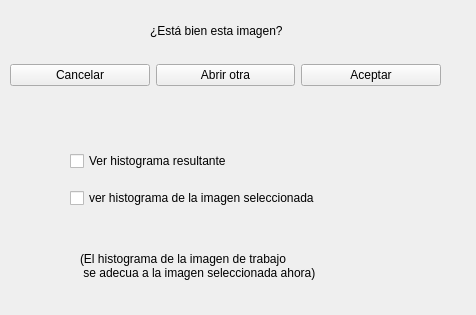
<?xml version="1.0" encoding="UTF-8"?>
<ui version="4.0">
 <class>Hespecif</class>
 <widget class="QWidget" name="Hespecif">
  <property name="geometry">
   <rect>
    <x>0</x>
    <y>0</y>
    <width>476</width>
    <height>315</height>
   </rect>
  </property>
  <property name="windowTitle">
   <string>Form</string>
  </property>
  <widget class="QLabel" name="label">
   <property name="geometry">
    <rect>
     <x>150</x>
     <y>20</y>
     <width>171</width>
     <height>21</height>
    </rect>
   </property>
   <property name="text">
    <string>¿Está bien esta imagen?</string>
   </property>
  </widget>
  <widget class="QLabel" name="label_2">
   <property name="geometry">
    <rect>
     <x>80</x>
     <y>250</y>
     <width>351</width>
     <height>31</height>
    </rect>
   </property>
   <property name="text">
    <string>(El histograma de la imagen de trabajo
 se adecua a la imagen seleccionada ahora)</string>
   </property>
  </widget>
  <widget class="QWidget" name="layoutWidget">
   <property name="geometry">
    <rect>
     <x>10</x>
     <y>60</y>
     <width>431</width>
     <height>31</height>
    </rect>
   </property>
   <layout class="QHBoxLayout" name="horizontalLayout">
    <item>
     <widget class="QPushButton" name="ButtonCancelar">
      <property name="text">
       <string>Cancelar</string>
      </property>
     </widget>
    </item>
    <item>
     <widget class="QPushButton" name="ButtonAbrir">
      <property name="text">
       <string>Abrir otra</string>
      </property>
     </widget>
    </item>
    <item>
     <widget class="QPushButton" name="ButtonAceptar">
      <property name="text">
       <string>Aceptar</string>
      </property>
     </widget>
    </item>
   </layout>
  </widget>
  <widget class="QWidget" name="layoutWidget">
   <property name="geometry">
    <rect>
     <x>70</x>
     <y>140</y>
     <width>331</width>
     <height>81</height>
    </rect>
   </property>
   <layout class="QVBoxLayout" name="verticalLayout">
    <item>
     <widget class="QCheckBox" name="checkBoxhResult">
      <property name="text">
       <string>Ver histograma resultante</string>
      </property>
     </widget>
    </item>
    <item>
     <widget class="QCheckBox" name="checkBoxhSelect">
      <property name="text">
       <string>ver histograma de la imagen seleccionada</string>
      </property>
     </widget>
    </item>
   </layout>
  </widget>
 </widget>
 <resources/>
 <connections/>
</ui>
